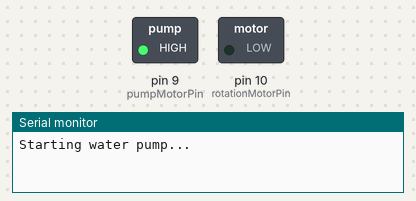
This sketch was run on a simulated Arduino Uno, built with avr-gcc and run on an emulated ATmega328P. On the bench: switched loads named in the sketch (green lamp = pin HIGH), the last lines printed to the serial monitor. At 35.1 s the program stops and its outputs stay as they are.

Above: at 2.5 s.
At 6.0 s:
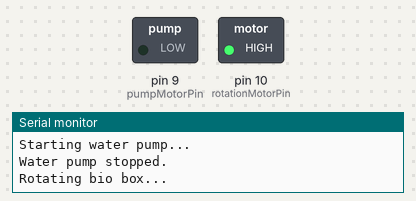
Timing chart, 0 to 9.1 s (numbered marks = the images above):
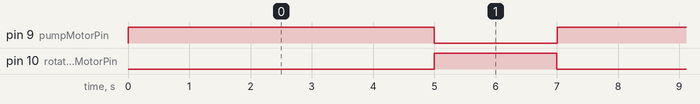

The sketch:

biobox.ino
```cpp
// Pin definitions
const int pumpMotorPin = 9;   // Pin for the water pump motor
const int rotationMotorPin = 10; // Pin for the bio box rotation motor

// Timing and cycle variables
const unsigned long pumpDuration = 5000;  // Pump for 5 seconds
const unsigned long rotationDuration = 2000; // Rotate for 2 seconds
const int totalCycles = 5; // Total number of cycles
int currentCycle = 0; // Track the current cycle

void setup() {
    pinMode(pumpMotorPin, OUTPUT);
    pinMode(rotationMotorPin, OUTPUT);
    Serial.begin(9600); // Initialize serial communication for debugging
}

void loop() {
    if (currentCycle < totalCycles) {
        // Pump water
        Serial.println("Starting water pump...");
        digitalWrite(pumpMotorPin, HIGH); // Turn on the pump
        delay(pumpDuration); // Wait for pumpDuration
        digitalWrite(pumpMotorPin, LOW); // Turn off the pump
        Serial.println("Water pump stopped.");

        // Rotate the bio box
        Serial.println("Rotating bio box...");
        digitalWrite(rotationMotorPin, HIGH); // Turn on the rotation motor
        delay(rotationDuration); // Wait for rotationDuration
        digitalWrite(rotationMotorPin, LOW); // Turn off the rotation motor
        Serial.println("Bio box rotation stopped.");

        currentCycle++; // Move to the next cycle
        Serial.print("Cycle completed: ");
        Serial.println(currentCycle);
    } else {
        // Stop the entire process after completing all cycles
        Serial.println("All cycles completed.");
        while (true); // Stop the loop
    }
}
```

Measured:
- by itself, pin 9 (pumpMotorPin): alternates HIGH for 5.0 s and LOW for 2.0 s
- by itself, pin 10 (rotationMotorPin): alternates HIGH for 2.0 s and LOW for 5.0 s
- by itself, everything shown: repeats every 7.0 s, in 3 steps
